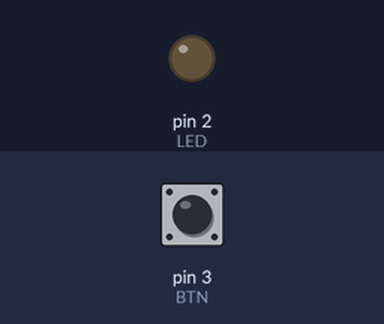
Bench run of a sketch on a simulated Arduino Uno, built with avr-gcc and run on an emulated ATmega328P. On the bench: output pins drawn as LEDs (lit = HIGH). The test bench sets the inputs (shaded band); at power-on: pin 3 (BTN) HIGH.

Above: at 1.2 s.
1.3 s: pin 3 (BTN) pulled LOW for 0.15 s
At 1.7 s:
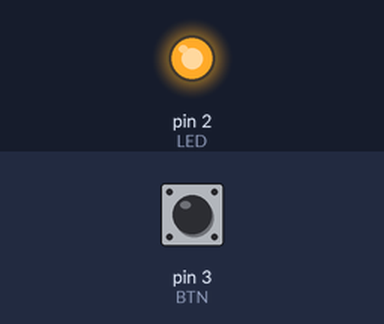
2.9 s: pin 3 (BTN) pulled LOW for 1 s
At 4.1 s:
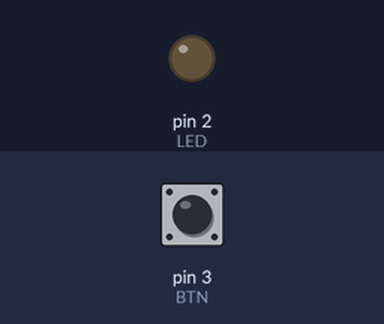
5.4 s: pin 3 (BTN) pulled LOW for 3.2 s
At 6.0 s:
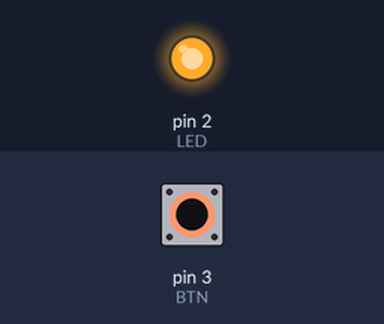
Timing chart, 0 to 8.4 s (numbered marks = the images above; inputs shaded):
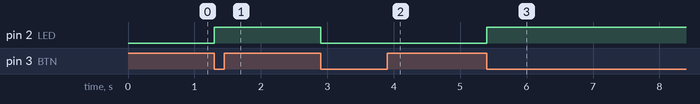

The sketch:

exp14_push_button_led_toggle.ino
```cpp
const int LED = 2;   // LED output pin
const int BTN = 3;   // Push button input pin (active-LOW with INPUT_PULLUP)

bool ledState = false;    // Stores the current LED state (OFF at start)
bool lastState = HIGH;    // Stores the previous button reading

void setup() {
  pinMode(LED, OUTPUT);
  pinMode(BTN, INPUT_PULLUP);
}

void loop() {
  bool currentState = digitalRead(BTN);

  // Detect a button press: HIGH -> LOW transition
  if (lastState == HIGH && currentState == LOW) {
    ledState = !ledState;            // Reverse the LED state
    digitalWrite(LED, ledState);     // Update the LED
    delay(40);                       // Simple debounce delay
  }

  lastState = currentState;          // Remember the button state
}
```

Measured:
- after the input at 1.3 s, pin 2 (LED): LOW → HIGH at once
- after the input at 2.9 s, pin 2 (LED): HIGH → LOW at once
- after the input at 5.4 s, pin 2 (LED): LOW → HIGH at once
